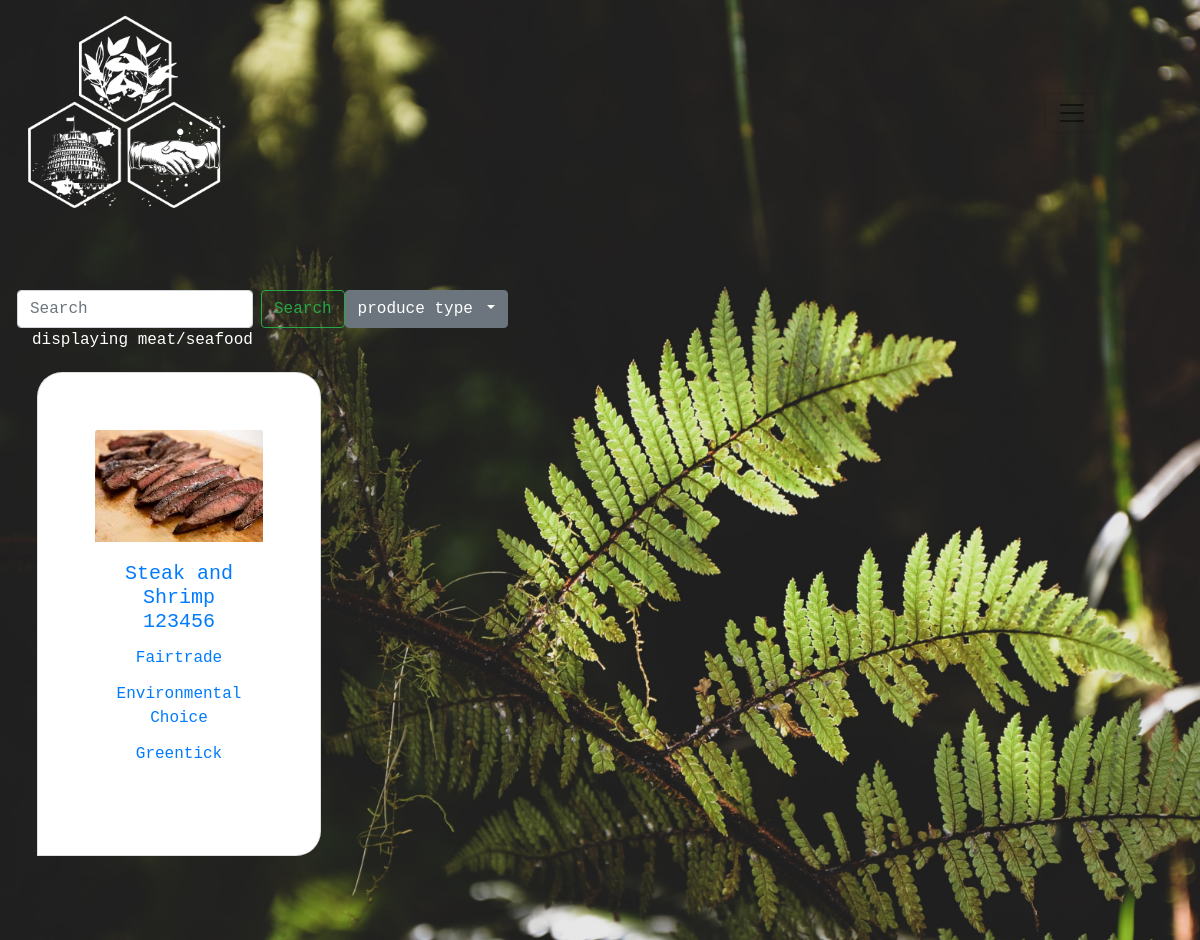
The page / on the database its author committed.
### tables this page shows
CREATE TABLE `products` (
  `productID` int(5) NOT NULL,
  `productbarcode` int(5) NOT NULL,
  `productname` varchar(30) NOT NULL,
  `image` varchar(20) NOT NULL,
  `typeID` int(11) NOT NULL
);

CREATE TABLE `productcert` (
  `ID` int(11) NOT NULL,
  `productID` int(10) NOT NULL,
  `certID` int(10) NOT NULL
);

CREATE TABLE `cert` (
  `certID` int(2) NOT NULL,
  `certname` varchar(30) NOT NULL,
  `logo` varchar(20) NOT NULL,
  `about` varchar(300) NOT NULL
);

### display.php (the view, shortened to what this page needs)
<form class="form-inline my-2 my-lg-0"  method="POST" action="index.php?page=searchresults">
  <div class="form-group">
  <input class="form-control mr-sm-2" type="search" name='search' placeholder="Search" aria-label="Search">
  <button class="btn btn-outline-success my-2 my-sm-0" type="submit">Search</button>
</div>
</form>
<div class="dropdown">
  <button class="btn btn-secondary dropdown-toggle" type="button" id="dropdownMenuButton" data-toggle="dropdown" aria-haspopup="true" aria-expanded="false">
    produce type
  </button>
    <?php
    $type_sql = "SELECT * FROM type";
    $type_qry = mysqli_query($dbconnect, $type_sql);
    $type_aa = mysqli_fetch_assoc($type_qry);
    do {
    $type_name = $type_aa['typename'];?>
  <?php } while($type_aa = mysqli_fetch_assoc($type_qry));?>
</div>
</div>
<div class="display">
  <?php
  if (isset($_GET['type_name'])) {
    $type_name = $_GET['type_name'];
  } else {
    $type_name = 'meat/seafood';
  }
echo "displaying $type_name";
  $result_sql = "SELECT * FROM products JOIN type ON type.typeID = products.typeID WHERE typename = '$type_name'";
    $result_qry = mysqli_query($dbconnect, $result_sql);
    if(mysqli_num_rows($result_qry)==0) {
        echo "<h1>No results found</h1>";
      } else {
        $result_aa = mysqli_fetch_assoc($result_qry);
  ?>
  <div class="row">
  <?php
        do {
          $productID = $result_aa["productID"];
          $name = $result_aa['productname'];
          $barcode = $result_aa['productbarcode'];
          ?>
          <div class="card col-3" style="color:black;">
            <a href="index.php?page=productpage&productID=<?php echo "$productID"; ?>">
            <img class="card-img-top" src="uploads/<?php echo $name; ?>.jpg" alt="<?php echo $name; ?>.jpg">
            <div class="card-body">
              <h5 class="card-title"><?php echo "$name $barcode"; ?></h5>
              <?php
              $cert_sql = "SELECT * FROM productcert JOIN products ON products.productID=productcert.productID JOIN cert ON cert.certID=productcert.certID WHERE products.productID LIKE '$productID';";
              $cert_qry = mysqli_query($dbconnect, $cert_sql);
              if(mysqli_num_rows($cert_qry)==0) {
                  echo "<p>No certificates found</p>";
                } else {
              $cert_aa = mysqli_fetch_assoc($cert_qry);
              do {
              $cert = $cert_aa['certname'];?>
              <p class="card-title"><?php echo "$cert";?></p>
            <?php } while($cert_aa = mysqli_fetch_assoc($cert_qry));
          }
        ?>
            </div>
            </a>
          </div>
        <?php
          } while ($result_aa = mysqli_fetch_assoc($result_qry));
  ?></div><?php
    }
   ?>
</div>

### index.php (shortened to what this page needs)
<html lang="en"
>
  <head>
    <link rel="stylesheet" href="https://stackpath.bootstrapcdn.com/bootstrap/4.1.3/css/bootstrap.min.css">
    <link rel="stylesheet" href="custom.css">
<body
    <?php
      include("dbconnect.php");
    if (isset($_GET['page'])) {
      $page = $_GET['page'];
    } else {
      $page = "home";
    }
      include("$page.php");
     ?>
  </body>
</html>

### home.php
<div class="container-fluid" id="homepage_himg">
  <?php include("navbar.php"); ?>
<div class="jumbotron"  >
<div class="row">
    <?php include("display.php"); ?>
</div>
</div>

### navbar.php (shortened to what this page needs)
<nav class="navbar navbar-light">
  <a class="navbar-brand" href="index.php?page=home"><img src="images/white_logo.png" style="height:200px" alt=""></a>
  <button class="navbar-toggler" type="button" data-toggle="collapse" data-target="#collapsibleNavbar">
    <span class="navbar-toggler-icon"></span>
  </button>
</nav>

### custom.css (style rules this page uses)
body { font-family: Courier New; color: white; background-color: #22211F; }
#homepage_himg { background-image: url('images/homepage_header.jpg'); background-size: cover; height: 100%; }
.navbar { padding-right: 100px; min-height: 200px; margin-bottom: 0; }
.jumbotron { background-color: transparent; }
.container-fluid { width: 100%; padding: 0; }
.card { background-color: white; border-radius: 25px 25px 25px 0px; color: black; margin: 20px; padding: 5%; text-align: center; }
.card img { max-height: 200px; }
.row { display: flex; width: 100%; }

### rows shown on the page
products: productname (picture), productname "Steak and Shrimp", productbarcode "123456"
productcert: certID.certname "Fairtrade"
productcert: certID.certname "Environmental Choice"
productcert: certID.certname "Greentick"

### other values the page prints
$type_name "meat/seafood"
